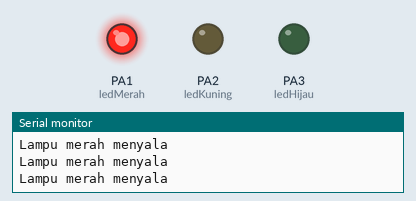
Recording of a sketch running on a simulated STM32 Blue Pill. Shown: output pins drawn as LEDs (lit = HIGH), the last lines printed to the serial monitor.

Above: at 4.0 s.
At 9.0 s:
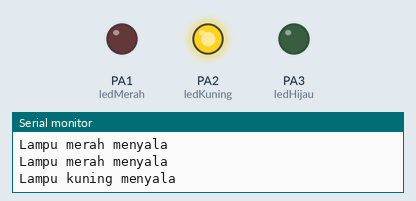
At 12.5 s:
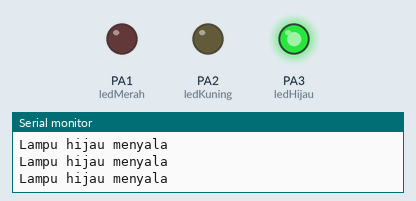
Timing chart, 0 to 19.5 s (numbered marks = the images above):
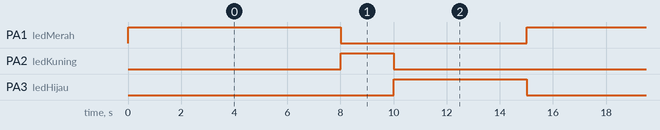

The sketch:

3_Lampu_dengan_Millis.ino
```cpp
const int ledMerah = PA1;
const int ledKuning = PA2;
const int ledHijau = PA3;

int WaktuSerial = 1000;
unsigned long WaktuSebelumnya = 0;  // waktu serial print diupdate
unsigned long wl = 0; //waktu lampu diupdate
unsigned long waktuberjalan = 0;
int WaktuLampuMerah = 8000;
int WaktuLampuKuning = 2000;
int WaktuLampuHijau = 5000;

int x = 1;

void setup() {
  pinMode(ledMerah, OUTPUT);
  pinMode(ledKuning, OUTPUT);
  pinMode(ledHijau, OUTPUT);
  Serial.begin(9600);

}
void loop() {
  waktuberjalan = millis();
    // Call the function to change the lights
    if(x==1){
     Led_Merah();
    }
    if(x==2){
      Led_Kuning();
    }
    if(x==3){
      Led_Hijau();
    }
    if(x>3){
      x=1;
    }

    if(WaktuSerial < (waktuberjalan-WaktuSebelumnya)){
      WaktuSebelumnya = waktuberjalan;
      if(x==1){
        Serial.println("Lampu merah menyala");
      } else if(x==2){
        Serial.println("Lampu kuning menyala");
      }else {
        Serial.println("Lampu hijau menyala");
      }
    }
}

void Led_Merah() {
  digitalWrite(ledMerah, HIGH);
  digitalWrite(ledKuning, LOW);
  digitalWrite(ledHijau, LOW);
  if(WaktuLampuMerah < (waktuberjalan - wl)){
  x = x+1;
  wl = waktuberjalan;
  }

}
void Led_Kuning(){
  digitalWrite(ledMerah, LOW);
  digitalWrite(ledKuning, HIGH);
  digitalWrite(ledHijau, LOW);
  if(WaktuLampuKuning < (waktuberjalan - wl)){
  x=x+1;
  wl = waktuberjalan;
  }
}

void Led_Hijau(){
  digitalWrite(ledMerah, LOW);
  digitalWrite(ledKuning, LOW);
  digitalWrite(ledHijau, HIGH);
  if(WaktuLampuHijau < (waktuberjalan - wl)){
  x=x+1;
  wl = waktuberjalan;
  }
}
```

Measured:
- by itself, PA1 (ledMerah): alternates HIGH for 8.0 s and LOW for 7.0 s
- by itself, PA2 (ledKuning): alternates HIGH for 2.0 s and LOW for 13.0 s
- by itself, PA3 (ledHijau): alternates HIGH for 5.0 s and LOW for 10.0 s
